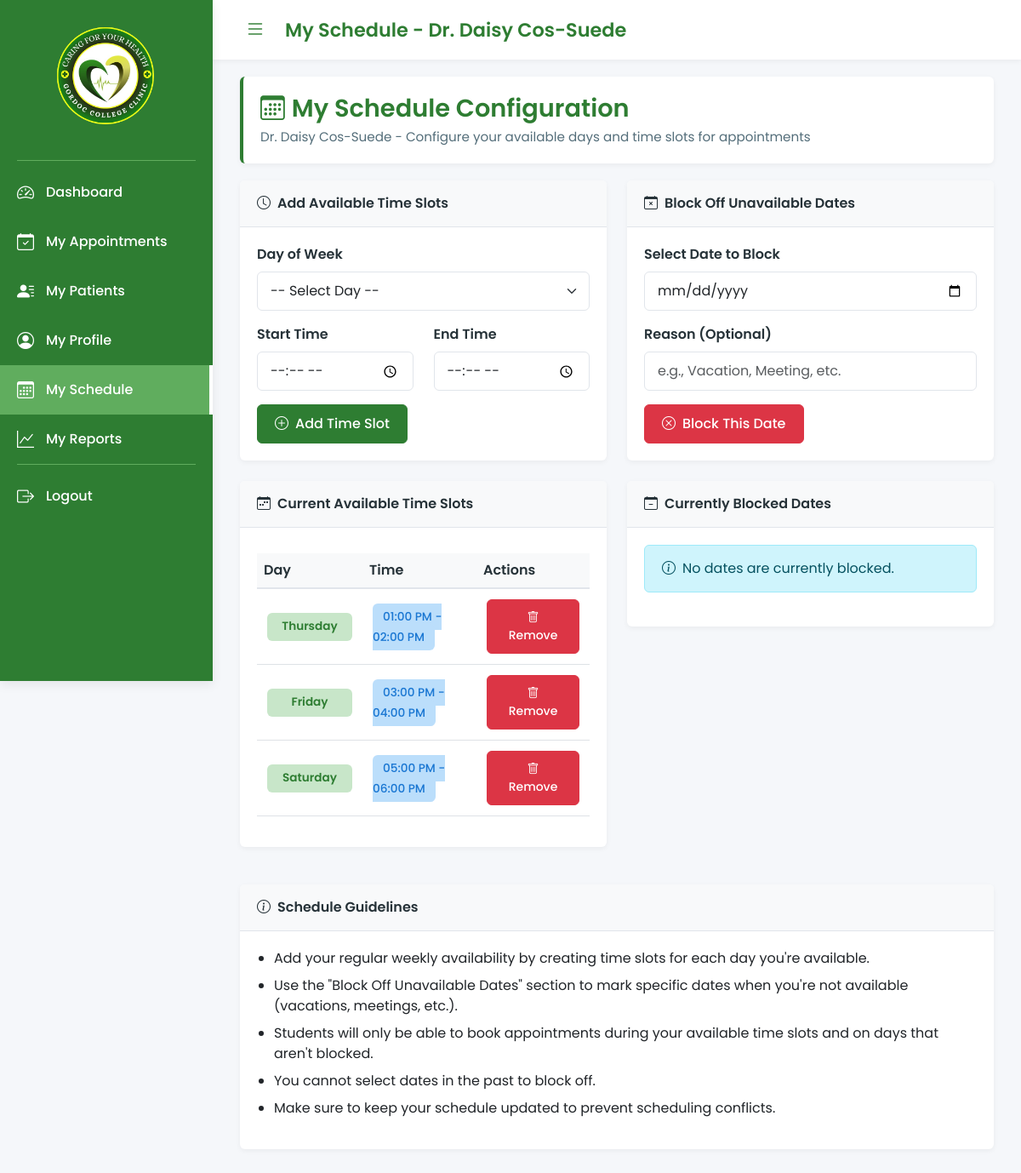
The app's page /doctor_schedule.php (signed in) with its own data.
### tables this page shows
CREATE TABLE `doctors` (
  `DoctorID` varchar(15) NOT NULL,
  `FirstName` varchar(100) DEFAULT NULL,
  `LastName` varchar(100) DEFAULT NULL,
  `ContactNumber` varchar(15) DEFAULT NULL,
  `Email` varchar(255) DEFAULT NULL,
  `ImageFile` varchar(255) DEFAULT NULL,
  `Specialization` varchar(100) DEFAULT NULL,
  `Phone` varchar(20) DEFAULT NULL,
  `Status` varchar(20) DEFAULT 'Active',
  `ProfilePhoto` varchar(255) DEFAULT NULL,
  `Password` varchar(255) NOT NULL,
  `reset_token` varchar(64) DEFAULT NULL,
  `reset_expires` datetime DEFAULT NULL
);

CREATE TABLE `timeslots` (
  `SlotID` int(11) NOT NULL,
  `DoctorID` varchar(15) DEFAULT NULL,
  `AvailableDay` varchar(10) DEFAULT NULL,
  `StartTime` time DEFAULT NULL,
  `EndTime` time DEFAULT NULL,
  `IsAvailable` tinyint(1) DEFAULT 1
);

### doctor_schedule.php (the view, shortened to what this page needs)
<?php
include 'config.php';
$doctorID = $_SESSION['doctor_id'];
$doctor_verify_sql = "SELECT * FROM doctors WHERE DoctorID = ? AND Status = 'Active'";
$doctor_verify_stmt = $conn->prepare($doctor_verify_sql);
$doctor_verify_stmt->bind_param("s", $doctorID);
$doctor_verify_stmt->execute();
$doctor_verify_result = $doctor_verify_stmt->get_result();
$doctorInfo = $doctor_verify_result->fetch_assoc();
$currentTimeSlots = [];
$sql = "SELECT SlotID, AvailableDay, StartTime, EndTime
        FROM timeslots
        WHERE DoctorID = ?
        ORDER BY FIELD(AvailableDay, 'Monday', 'Tuesday', 'Wednesday', 'Thursday', 'Friday', 'Saturday'), StartTime";
$stmt = $conn->prepare($sql);
$stmt->bind_param("s", $doctorID);
$stmt->execute();
$result = $stmt->get_result();
while ($row = $result->fetch_assoc()) {
    $row['formatted_start'] = date("h:i A", strtotime($row['StartTime']));
    $row['formatted_end'] = date("h:i A", strtotime($row['EndTime']));
    $currentTimeSlots[] = $row;
}
$blockedDates = [];
?>
<!DOCTYPE html>
<html lang="en">
<head>
  <link href="https://cdn.jsdelivr.net/npm/bootstrap@5.3.0-alpha1/dist/css/bootstrap.min.css" rel="stylesheet" />
  <link href="https://cdn.jsdelivr.net/npm/bootstrap-icons/font/bootstrap-icons.css" rel="stylesheet" />
</head>
<body>
  <aside class="sidebar" id="sidebar">
    <div class="sidebar-header">
        <img src="img/GCLINIC.png" alt="Medical Clinic Logo" class="sidebar-logo">
    </div>
    <div class="sidebar-divider"></div>
    <ul class="sidebar-menu">
        <li><a href="doctor_dashboard.php" class="<?= basename($_SERVER['PHP_SELF']) === 'doctor_dashboard.php' ? 'active' : '' ?>">
            <i class="bi bi-speedometer2"></i> <span>Dashboard</span>
        </a></li>
        <li><a href="doctor_student.php" class="<?= basename($_SERVER['PHP_SELF']) === 'doctor_student.php' ? 'active' : '' ?>">
            <i class="bi bi-calendar-check"></i> <span>My Appointments</span>
        </a></li>
        <li><a href="student_viewer.php" class="<?= basename($_SERVER['PHP_SELF']) === 'student_viewer.php' ? 'active' : '' ?>">
            <i class="bi bi-person-lines-fill"></i> <span>My Patients</span>
        </a></li>
        <li><a href="doctor_profile.php" class="<?= basename($_SERVER['PHP_SELF']) === 'doctor_profile.php' ? 'active' : '' ?>">
            <i class="bi bi-person-circle"></i> <span>My Profile</span>
        </a></li>
        <li><a href="doctor_schedule.php" class="<?= basename($_SERVER['PHP_SELF']) === 'doctor_schedule.php' ? 'active' : '' ?>">
            <i class="bi bi-calendar3"></i> <span>My Schedule</span>
        </a></li>
        <li><a href="doctor_report.php" class="<?= basename($_SERVER['PHP_SELF']) === 'doctor_report.php' ? 'active' : '' ?>">
            <i class="bi bi-graph-up"></i> <span>My Reports</span>
        </a></li>
    </ul>
    <div class="sidebar-divider" style="margin-top: auto;"></div>
    <ul class="sidebar-menu">
        <li><a href="doctor_login.php" class="logout-link" onclick="return confirmLogout()">
            <i class="bi bi-box-arrow-right"></i> <span>Logout</span>
        </a></li>
    </ul>
  </aside>
  <header class="header header-expanded" id="header">
    <div class="d-flex align-items-center">
        <button class="toggle-sidebar" id="sidebarToggle">
            <i class="bi bi-list"></i>
        </button>
        <h1 class="header-title">My Schedule - Dr. <?= htmlspecialchars($doctorInfo['FirstName'] . ' ' . $doctorInfo['LastName']) ?></h1>
    </div>
  </header>
  <main class="main-content main-expanded" id="mainContent">
    <div class="container-fluid">
        <div class="page-header">
            <h1><i class="bi bi-calendar3 me-2"></i>My Schedule Configuration</h1>
            <p>Dr. <?= htmlspecialchars($doctorInfo['FirstName'] . ' ' . $doctorInfo['LastName']) ?> - Configure your available days and time slots for appointments</p>
        </div>
        <div class="schedule-container">
            <div class="row">
                <div class="col-lg-6">
                    <div class="card mb-4">
                        <div class="card-header">
                            <i class="bi bi-clock me-2"></i>Add Available Time Slots
                        </div>
                        <div class="card-body">
                            <form action="" method="POST">
                                <div class="mb-3">
                                    <label for="day" class="form-label">Day of Week</label>
                                    <select name="day" id="day" class="form-select" required>
                                        <option value="">-- Select Day --</option>
                                    </select>
                                </div>
                                <div class="row">
                                    <div class="col-md-6 mb-3">
                                        <label for="start_time" class="form-label">Start Time</label>
                                        <input type="time" class="form-control" id="start_time" name="start_time" required>
                                    </div>
                                    <div class="col-md-6 mb-3">
                                        <label for="end_time" class="form-label">End Time</label>
                                        <input type="time" class="form-control" id="end_time" name="end_time" required>
                                    </div>
                                </div>
                                <button type="submit" name="add_timeslot" class="btn btn-primary">
                                    <i class="bi bi-plus-circle me-2"></i>Add Time Slot
                                </button>
                            </form>
                        </div>
                    </div>
                    <div class="card">
                        <div class="card-header">
                            <i class="bi bi-calendar-week me-2"></i>Current Available Time Slots
                        </div>
                        <div class="card-body">
                            <?php if (count($currentTimeSlots) > 0): ?>
                                <div class="table-responsive">
                                    <table class="table">
                                        <thead>
                                            <tr>
                                                <th>Day</th>
                                                <th>Time</th>
                                                <th>Actions</th>
                                            </tr>
                                        </thead>
                                        <tbody>
                                            <?php foreach ($currentTimeSlots as $slot): ?>
                                                <tr>
                                                    <td>
                                                        <span class="day-badge"><?= htmlspecialchars($slot['AvailableDay']) ?></span>
                                                    </td>
                                                    <td>
                                                        <span class="time-badge">
                                                            <?= htmlspecialchars($slot['formatted_start']) ?> - <?= htmlspecialchars($slot['formatted_end']) ?>
                                                        </span>
                                                    </td>
                                                    <td>
                                                        <a href="?remove_slot=<?= $slot['SlotID'] ?>" class="btn btn-sm btn-danger" onclick="return confirm('Are you sure you want to remove this time slot?')">
                                                            <i class="bi bi-trash"></i> Remove
                                                        </a>
                                                    </td>
                                                </tr>
                                            <?php endforeach; ?>
                                        </tbody>
                                    </table>
                                </div>
                            <?php else: ?>
                                <div class="alert alert-info">
                                    <i class="bi bi-info-circle me-2"></i>No time slots have been added yet.
                                </div>
                            <?php endif; ?>
                        </div>
                    </div>
                </div>
                <div class="col-lg-6">
                    <div class="card mb-4">
                        <div class="card-header">
                            <i class="bi bi-calendar-x me-2"></i>Block Off Unavailable Dates
                        </div>
                        <div class="card-body">
                            <form action="" method="POST">
                                <div class="mb-3">
                                    <label for="block_date" class="form-label">Select Date to Block</label>
                                    <input type="date" class="form-control" id="block_date" name="block_date" min="<?= date('Y-m-d') ?>" required>
                                </div>
                                <div class="mb-3">
                                    <label for="block_reason" class="form-label">Reason (Optional)</label>
                                    <input type="text" class="form-control" id="block_reason" name="block_reason" placeholder="e.g., Vacation, Meeting, etc.">
                                </div>
                                <button type="submit" name="block_date" class="btn btn-danger">
                                    <i class="bi bi-x-circle me-2"></i>Block This Date
                                </button>
                            </form>
                        </div>
                    </div>
                    <div class="card">
                        <div class="card-header">
                            <i class="bi bi-calendar-minus me-2"></i>Currently Blocked Dates
                        </div>
                        <div class="card-body">
                            <?php if (count($blockedDates) > 0): ?>
                                <div class="table-responsive">
                                    <table class="table">
                                        <thead>
                                            <tr>
                                                <th>Date</th>
                                                <th>Reason</th>
                                                <th>Actions</th>
                                            </tr>
                                        </thead>
                                        <tbody>
                                            <?php foreach ($blockedDates as $date): ?>
                                                <tr>
                                                    <td>
                                                        <span class="badge-blocked">
                                                            <?= htmlspecialchars($date['formatted_date']) ?>
                                                        </span>
                                                    </td>
                                                    <td>
                                                        <?= !empty($date['Reason']) ? htmlspecialchars($date['Reason']) : '<em class="text-muted">No reason provided</em>' ?>
                                                    </td>
                                                    <td>
                                                        <a href="?remove_block=<?= $date['BlockID'] ?>" class="btn btn-sm btn-danger" onclick="return confirm('Are you sure you want to unblock this date?')">
                                                            <i class="bi bi-trash"></i> Remove
                                                        </a>
                                                    </td>
                                                </tr>
                                            <?php endforeach; ?>
                                        </tbody>
                                    </table>
                                </div>
                            <?php else: ?>
                                <div class="alert alert-info">
                                    <i class="bi bi-info-circle me-2"></i>No dates are currently blocked.
                                </div>
                            <?php endif; ?>
                        </div>
                    </div>
                </div>
            </div>
            <div class="card mt-4">
                <div class="card-header">
                    <i class="bi bi-info-circle me-2"></i>Schedule Guidelines
                </div>
                <div class="card-body">
                    <ul>
                        <li>Add your regular weekly availability by creating time slots for each day you're available.</li>
                        <li>Use the "Block Off Unavailable Dates" section to mark specific dates when you're not available (vacations, meetings, etc.).</li>
                        <li>Students will only be able to book appointments during your available time slots and on days that aren't blocked.</li>
                        <li>You cannot select dates in the past to block off.</li>
                        <li>Make sure to keep your schedule updated to prevent scheduling conflicts.</li>
                    </ul>
                </div>
            </div>
        </div>
    </div>
  </main>
</body>
</html>

### records on screen
doctors: FirstName+LastName "Daisy Cos-Suede"
timeslots: AvailableDay "Thursday", formatted_start "01:00 PM", formatted_end "02:00 PM"
timeslots: AvailableDay "Friday", formatted_start "03:00 PM", formatted_end "04:00 PM"
timeslots: AvailableDay "Saturday", formatted_start "05:00 PM", formatted_end "06:00 PM"
